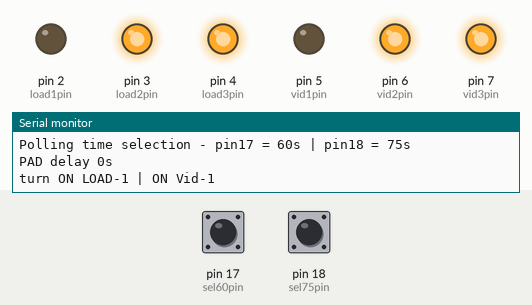
Recording of a sketch running on a simulated Arduino Uno, built with avr-gcc and run on an emulated ATmega328P. On the bench: output pins drawn as LEDs (lit = HIGH), the last lines printed to the serial monitor. The inputs (shaded band) are chosen by the test bench; at power-on: pin 17 (sel60pin) HIGH, pin 18 (sel75pin) HIGH.

Above: at 0.1 s.
At 45.1 s:
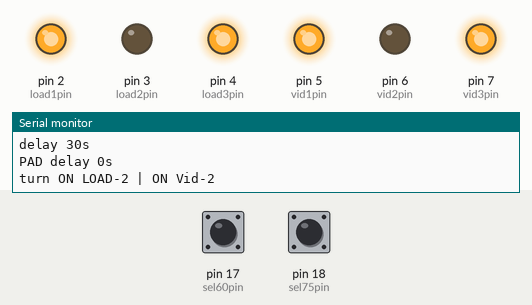
At 90.1 s:
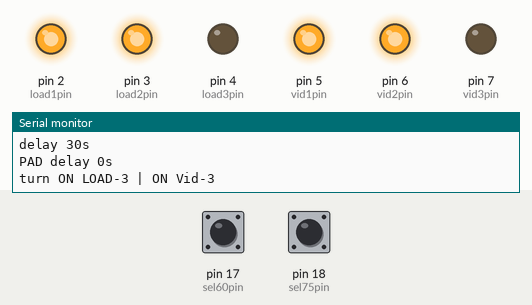
At 105.1 s:
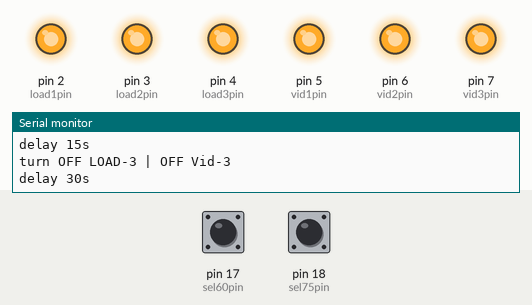
Timing chart, 0 to 106.6 s (numbered marks = the images above):
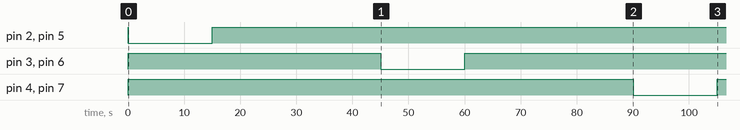

The sketch:

queueTimer.ino
```cpp
/*
  2017 ROT queue timer
*/

// constants won't change. Used here to set a pin number:
const int load1pin = 2;// the number of the LED pin
const int load2pin = 3;
const int load3pin = 4;

const int vid1pin = 5;
const int vid2pin = 6;
const int vid3pin = 7;

const int sel60pin = 17;
const int sel75pin = 18;

// Variables will change:
int sel60 = 0;
int sel75 = 0;
int blink = 0;


// Generally, you should use "unsigned long" for variables that hold time
// The value will quickly become too large for an int to store

// constants won't change:

void setup() {
  Serial.begin(9600);
  Serial.println("Setting up pins");
  // set the digital pin as output:
  int outMin = 2;
  int outMax = 7;
  for (int o = outMin; o <= outMax; o++)
  {
    pinMode(o, OUTPUT);
    digitalWrite(o, HIGH);
  }
  pinMode(sel60pin, INPUT_PULLUP);
  pinMode(sel75pin, INPUT_PULLUP);
}

// functions
int pad() {
  sel60 = digitalRead(sel60pin);
  sel75 = digitalRead(sel75pin);
  Serial.println("Polling time selection - pin17 = 60s | pin18 = 75s");
  if (sel60 == LOW) {
    return 15000;
    Serial.println("60sec selected");
  }
  else if (sel75 == LOW) {
    return 30000;
    Serial.println("75sec selected");
  }
  else {
    return 0;
    Serial.println("45sec selected");
  }
}
void loop() {
  // 0 second position

  // read pad variable into memory
  int padT = pad();
  // insert padding as necessary for selected time
  Serial.print("PAD delay ");
  Serial.print(padT / 1000);
  Serial.println("s");
  delay(padT);

  Serial.println("turn ON LOAD-1 | ON Vid-1");
  digitalWrite(load1pin, LOW);
  digitalWrite(vid1pin, LOW);

  Serial.println("delay 15s");
  delay(15000);

  // 15 SECOND POSITION

  Serial.println("turn OFF LOAD-1 | OFF Vid-1");
  digitalWrite(load1pin, HIGH);
  digitalWrite(vid1pin, HIGH);

  Serial.println("delay 30s");
  delay(30000);

  // insert padding as necessary for selected time
  Serial.print("PAD delay ");
  Serial.print(padT / 1000);
  Serial.println("s");
  delay(padT);

  // 45 SECOND POSITION

  Serial.println("turn ON LOAD-2 | ON Vid-2");
  digitalWrite(load2pin, LOW);
  digitalWrite(vid2pin, LOW);

  Serial.println("delay 15s");
  delay(15000);

  // 60 SECOND POSITION

  Serial.println("turn OFF LOAD-2 | OFF vid2");
  digitalWrite(load2pin, HIGH);
  digitalWrite(vid2pin, HIGH);

  Serial.println("delay 30s");
  delay(30000);

  // insert padding as necessary for selected time
  Serial.print("PAD delay ");
  Serial.print(padT / 1000);
  Serial.println("s");
  delay(padT);

  // 90 SECOND POSITION

  Serial.println("turn ON LOAD-3 | ON Vid-3");
  digitalWrite(load3pin, LOW);
  digitalWrite(vid3pin, LOW);

  Serial.println("delay 15s");
  delay(15000);

  // 105 SECOND POSITION

  Serial.println("turn OFF LOAD-3 | OFF Vid-3");
  digitalWrite(load3pin, HIGH);
  digitalWrite(vid3pin, HIGH);

  Serial.println("delay 30s");
  delay(30000);

  // BACK TO 0 OR PAD

}
```

Measured:
- by itself, pin 2 (load1pin), pin 5 (vid1pin): HIGH → LOW at 0.05 s, → HIGH 15.0 s later
- by itself, pin 3 (load2pin), pin 6 (vid2pin): HIGH → LOW at 45.1 s, → HIGH 15.0 s later
- by itself, pin 4 (load3pin), pin 7 (vid3pin): HIGH → LOW at 90.1 s, → HIGH 15.0 s later
